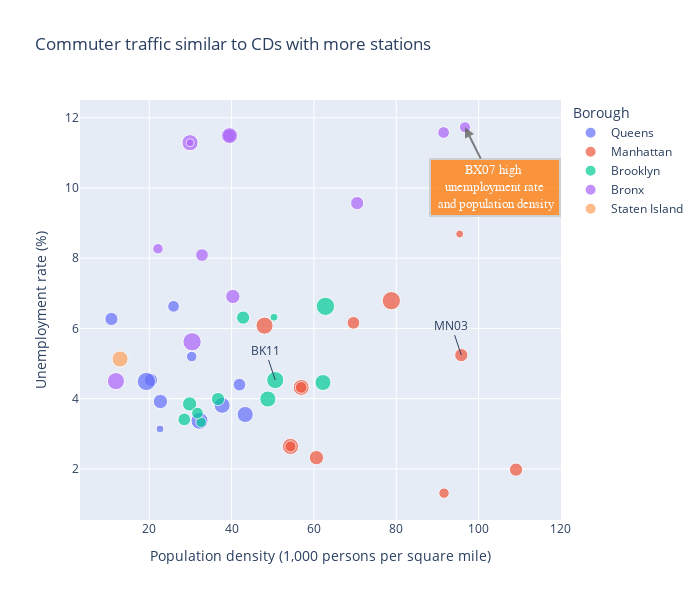

Write notebook code for a chart like this one.
### Markdown cell above
# Visualization 6: Commuter traffic similar to CDs with more stations

### Code cell
s1 = 'Population density (1,000 persons per square mile)'
s2 = 'Unemployment rate'
cd = 'net_entries'

l={
                     "color": "Borough",
                     "net_entries" :'Subway (net_entries)',
                     "Unemployment rate" :"Unemployment rate (%)"
                 
                 }

title = "Commuter traffic similar to CDs with more stations"
  
a_text = "BX07 high <br> unemployment rate <br> and population density"

b_size = 40.

create_scatter(s1,s2,cd,title,l , a_text,96.7,11.73, b_size,
               50.6,4.53, 'BK11',
               95.8,5.24,'MN03')

### Figure 1 — Plotly figure (JSON) as saved in the notebook; plotly's stock layout.template omitted (floating-point values rounded to 4 significant figures)
{"data": [{"hovertemplate": "<b>%{hovertext}</b><br><br>Borough=Queens<br>Population density (1,000 persons per square mile)=%{x}<br>Unemployment rate (%)=%{y}<br>Subway (net_entries)=%{marker.size}<extra></extra>", "hovertext": ["QN04 Elmhurst-Corona (CD 4 Approximation)", "QN14 The Rockaways (CD 14 Approximation)", "QN07 Flushing-Murray Hill-Whitestone (CD 7 Approximation)", "QN06 Forest Hills-Rego Park (CD 6 Approximation)", "QN09 Kew Gardens-Richmond Hill-Woodhaven (CD 9 Approximation)", "QN01 Astoria-Queensbridge (CD 1 Equivalent)", "QN03 Jackson Heights-East Elmhurst (CD 3 Approximation)", "QN05 Ridgewood-Maspeth-Middle Village (CD 5 Approximation)", "QN02 Long Island City-Sunnyside-Woodside (CD 2 Approximation)", "QN10 South Ozone Park-Howard Beach (CD 10 Approximation)", "QN12 Jamaica-St. Albans-Hollis (CD 12 Approximation)"], "legendgroup": "Queens", "marker": {"color": "#636efa", "size": [9345433, 6246420, 6272926, 9173768, 3944838, 10519669, 5813770, 1019040, 7355798, 12005066, 4920002, 4457936, 774846, 3698192, 814801, 1916500, 1220162, 3542287, 2833175, 3091845, 1902613, 1973691, 1324434, 2486024, 2278944, 8045209, 704513, 2926313, 5439765, 7467576, 7839541, 7578836, 3155301, 4657148, 7263953, 1690659, 5505727, 7779388, 5367529, 3778796, 1514771, 3442356, 19176623, 3520152, 57373279, 7605396, 909385], "sizemin": 4, "sizemode": "area", "sizeref": 71720.0, "symbol": "circle"}, "mode": "markers", "name": "Queens", "orientation": "v", "showlegend": true, "type": "scatter", "x": [43.3, 10.8, 20.4, 37.7, 30.3, 32.2, 41.9, 22.6, 22.7, 19.3, 25.9], "xaxis": "x", "y": [3.55, 6.27, 4.53, 3.81, 5.2, 3.37, 4.4, 3.14, 3.92, 4.49, 6.63], "yaxis": "y"}, {"hovertemplate": "<b>%{hovertext}</b><br><br>Borough=Manhattan<br>Population density (1,000 persons per square mile)=%{x}<br>Unemployment rate (%)=%{y}<br>Subway (net_entries)=%{marker.size}<extra></extra>", "hovertext": ["MN04 Chelsea-Hell's Kitchen (CD 4 Approximation)", "MN03 Lower East Side-Chinatown (CD 3 Equivalent)", "MN08 Upper East Side-Roosevelt Island (CD 8 Equivalent)", "MN02 Greenwich Village-SoHo (CD 2 Equivalent)", "MN06 East Midtown-Murray Hill (CD 6 Approximation)", "MN11 East Harlem (CD 11 Equivalent)", "MN12 Washington Heights-Inwood (CD 12 Equivalent)", "MN10 Harlem (CD 10 Equivalent)", "MN07 Upper West Side (CD 7 Approximation)", "MN09 Morningside Heights-Hamilton Heights (CD 9 Equivalent)", "MN01 Financial District-Tribeca (CD 1 Equivalent)", "MN05 Midtown-Flatiron-Union Square (CD 5 Approximation)"], "legendgroup": "Manhattan", "marker": {"color": "#EF553B", "size": [9345433, 6246420, 6272926, 9173768, 3944838, 10519669, 5813770, 1019040, 7355798, 12005066, 4920002, 4457936, 774846, 3698192, 814801, 1916500, 1220162, 3542287, 2833175, 3091845, 1902613, 1973691, 1324434, 2486024, 2278944, 8045209, 704513, 2926313, 5439765, 7467576, 7839541, 7578836, 3155301, 4657148, 7263953, 1690659, 5505727, 7779388, 5367529, 3778796, 1514771, 3442356, 19176623, 3520152, 57373279, 7605396, 909385], "sizemin": 4, "sizemode": "area", "sizeref": 71720.0, "symbol": "circle"}, "mode": "markers", "name": "Manhattan", "orientation": "v", "showlegend": true, "type": "scatter", "x": [54.3, 95.8, 109.1, 56.9, 91.6, 48, 69.6, 95.4, 60.6, 78.8, 56.9, 54.3], "xaxis": "x", "y": [2.64, 5.24, 1.98, 4.32, 1.31, 6.08, 6.16, 8.69, 2.32, 6.79, 4.32, 2.64], "yaxis": "y"}, {"hovertemplate": "<b>%{hovertext}</b><br><br>Borough=Brooklyn<br>Population density (1,000 persons per square mile)=%{x}<br>Unemployment rate (%)=%{y}<br>Subway (net_entries)=%{marker.size}<extra></extra>", "hovertext": ["BK12 Borough Park-Kensington (CD 12 Approximation)", "BK02 Downtown Brooklyn-Fort Greene (CD 2 Approximation)", "BK01 Williamsburg-Greenpoint (CD 1 Equivalent)", "BK09 Crown Heights (South) (CD 9 Approximation)", "BK07 Sunset Park-Windsor Terrace (CD 7 Approximation)", "BK11 Bensonhurst-Bath Beach (CD 11 Approximation)", "BK06 Park Slope-Carroll Gardens (CD 6 Approximation)", "BK04 Bushwick (CD 4 Equivalent)", "BK05 East New York-Cypress Hills (CD 5 Approximation)", "BK03 Bedford-Stuyvesant (CD 3 Approximation)", "BK10 Bay Ridge-Dyker Heights (CD 10 Approximation)"], "legendgroup": "Brooklyn", "marker": {"color": "#00cc96", "size": [9345433, 6246420, 6272926, 9173768, 3944838, 10519669, 5813770, 1019040, 7355798, 12005066, 4920002, 4457936, 774846, 3698192, 814801, 1916500, 1220162, 3542287, 2833175, 3091845, 1902613, 1973691, 1324434, 2486024, 2278944, 8045209, 704513, 2926313, 5439765, 7467576, 7839541, 7578836, 3155301, 4657148, 7263953, 1690659, 5505727, 7779388, 5367529, 3778796, 1514771, 3442356, 19176623, 3520152, 57373279, 7605396, 909385], "sizemin": 4, "sizemode": "area", "sizeref": 71720.0, "symbol": "circle"}, "mode": "markers", "name": "Brooklyn", "orientation": "v", "showlegend": true, "type": "scatter", "x": [48.8, 42.8, 36.7, 62.2, 32.6, 50.6, 28.5, 50.3, 29.8, 62.8, 31.7], "xaxis": "x", "y": [3.99, 6.31, 3.99, 4.46, 3.33, 4.53, 3.41, 6.32, 3.85, 6.63, 3.59], "yaxis": "y"}, {"hovertemplate": "<b>%{hovertext}</b><br><br>Borough=Bronx<br>Population density (1,000 persons per square mile)=%{x}<br>Unemployment rate (%)=%{y}<br>Subway (net_entries)=%{marker.size}<extra></extra>", "hovertext": ["BX01 Melrose-Mott Haven-Port Morris (CD 1 Approximation)", "BX04 Highbridge-Concourse (CD 4 Approximation)", "BX03 Morrisania-Crotona Park East (CD 3 Approximation)", "BX06 Tremont-Belmont-West Farms (CD 6 Approximation)", "BX12 Wakefield-Williamsbridge-Eastchester (CD 12 Approximation)", "BX10 Co-op City-Throgs Neck (CD 10 Approximation)", "BX11 Pelham Parkway-Morris Park (CD 11 Approximation)", "BX02 Longwood-Hunts Point (CD 2 Approximation)", "BX09 Soundview-Parkchester (CD 9 Approximation)", "BX08 Riverdale-Kingsbridge-Marble Hill (CD 8 Approximation)", "BX05 Morris Heights-Mount Hope (CD 5 Approximation)", "BX07 Fordham-Bedford Park-Norwood (CD 7 Approximation)"], "legendgroup": "Bronx", "marker": {"color": "#ab63fa", "size": [9345433, 6246420, 6272926, 9173768, 3944838, 10519669, 5813770, 1019040, 7355798, 12005066, 4920002, 4457936, 774846, 3698192, 814801, 1916500, 1220162, 3542287, 2833175, 3091845, 1902613, 1973691, 1324434, 2486024, 2278944, 8045209, 704513, 2926313, 5439765, 7467576, 7839541, 7578836, 3155301, 4657148, 7263953, 1690659, 5505727, 7779388, 5367529, 3778796, 1514771, 3442356, 19176623, 3520152, 57373279, 7605396, 909385], "sizemin": 4, "sizemode": "area", "sizeref": 71720.0, "symbol": "circle"}, "mode": "markers", "name": "Bronx", "orientation": "v", "showlegend": true, "type": "scatter", "x": [29.9, 70.5, 39.5, 39.5, 22.1, 11.9, 32.8, 29.9, 40.3, 30.4, 91.5, 96.7], "xaxis": "x", "y": [11.29, 9.57, 11.49, 11.49, 8.27, 4.5, 8.09, 11.29, 6.91, 5.62, 11.58, 11.73], "yaxis": "y"}, {"hovertemplate": "<b>%{hovertext}</b><br><br>Borough=Staten Island<br>Population density (1,000 persons per square mile)=%{x}<br>Unemployment rate (%)=%{y}<br>Subway (net_entries)=%{marker.size}<extra></extra>", "hovertext": ["SI01 North Shore (CD 1 Equivalent)"], "legendgroup": "Staten Island", "marker": {"color": "#FFA15A", "size": [9345433, 6246420, 6272926, 9173768, 3944838, 10519669, 5813770, 1019040, 7355798, 12005066, 4920002, 4457936, 774846, 3698192, 814801, 1916500, 1220162, 3542287, 2833175, 3091845, 1902613, 1973691, 1324434, 2486024, 2278944, 8045209, 704513, 2926313, 5439765, 7467576, 7839541, 7578836, 3155301, 4657148, 7263953, 1690659, 5505727, 7779388, 5367529, 3778796, 1514771, 3442356, 19176623, 3520152, 57373279, 7605396, 909385], "sizemin": 4, "sizemode": "area", "sizeref": 71720.0, "symbol": "circle"}, "mode": "markers", "name": "Staten Island", "orientation": "v", "showlegend": true, "type": "scatter", "x": [12.9], "xaxis": "x", "y": [5.13], "yaxis": "y"}], "layout": {"annotations": [{"align": "center", "arrowcolor": "#636363", "arrowhead": 2, "arrowsize": 1, "arrowwidth": 2, "ax": 30, "ay": 60, "bgcolor": "#ff7f0e", "bordercolor": "#c7c7c7", "borderpad": 4, "borderwidth": 2, "font": {"color": "#ffffff", "family": "Courier New, monospace", "size": 13}, "opacity": 0.8, "showarrow": true, "text": "BX07 high <br> unemployment rate <br> and population density", "x": 96.7, "xref": "x", "y": 11.73, "yref": "y"}, {"text": "BK11", "x": 50.6, "y": 4.53}, {"text": "MN03", "x": 95.8, "y": 5.24}], "autosize": false, "height": 600, "legend": {"itemsizing": "constant", "title": {"text": "Borough"}, "tracegroupgap": 0}, "title": {"text": "Commuter traffic similar to CDs with more stations"}, "width": 700, "xaxis": {"anchor": "y", "domain": [0, 1], "title": {"text": "Population density (1,000 persons per square mile)"}}, "yaxis": {"anchor": "x", "domain": [0, 1], "title": {"text": "Unemployment rate (%)"}}}}
